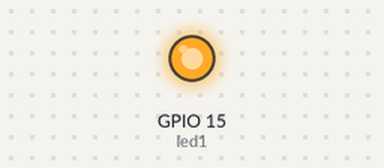
The program below on a simulated ESP32 board running MicroPython. On the bench: output pins drawn as LEDs (lit = HIGH). At 0.0 s the program stops and its outputs stay as they are.

Above: at 0.1 s.
Timing chart, 0 to 1.5 s (numbered marks = the images above):
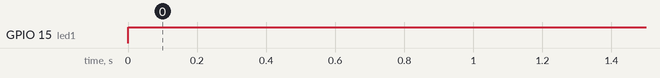

Measured:
- by itself, GPIO 15 (led1): LOW → HIGH at 0.00 s

The program:

111.py
```python
'''
实验名称：点亮第一个LED灯
接线说明：LED模块--> ESP32 GPIO
连接引脚：D1-->15

实验现象：程序下载成功后，D1指示灯点亮

'''

#导入Pin模块
from machine import Pin


#构建led1对象，GPIO 15输出
led1=Pin(15,Pin.OUT)

# #使IO15输出高电平 --> 点亮LED
led1.value(1)
```
